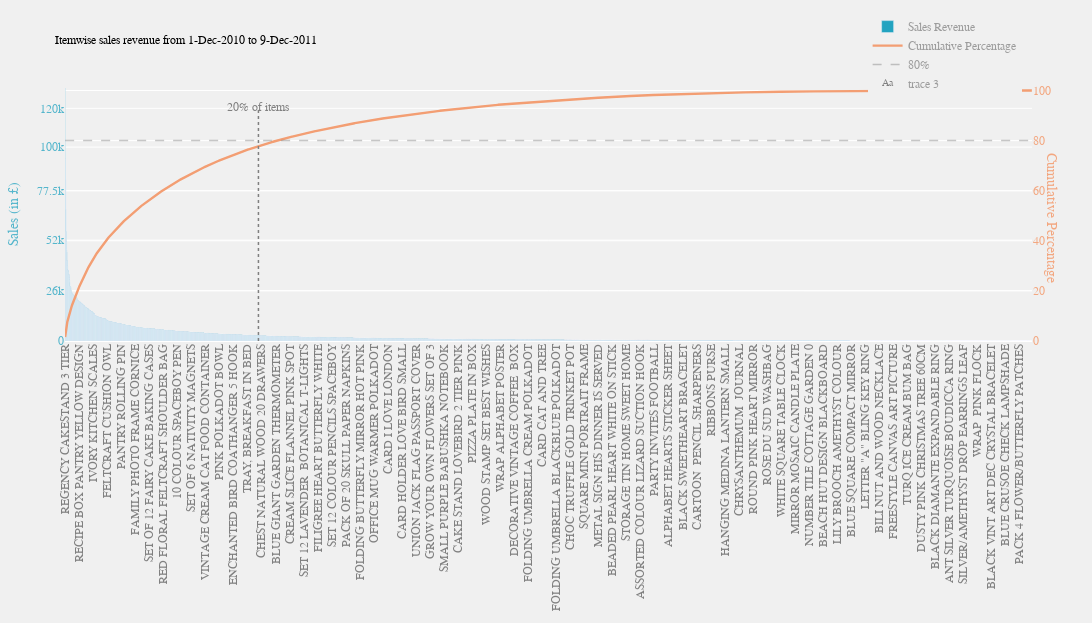

This figure's notebook cell:
### Code cell
# Graphical representation of Pareto Principle
pareto_df['demarcation'] = 80

trace1 = Bar(x=pareto_df.Description,y=pareto_df.TotalPrice, name='Sales Revenue', marker=dict(color='rgb(34,163,192)'))
trace2 = Scatter(
    x=pareto_df.Description,
    y=pareto_df.cumulative_perc,
    name='Cumulative Percentage',
    yaxis='y2',
    line=dict(
        color='rgb(243,158,115)',
        width=2.4
       )
)
trace3 = Scatter(
    x=pareto_df.Description,
    y=pareto_df.demarcation,
    name='80%',
    yaxis='y2',
    line=dict(
        color='rgba(128,128,128,.45)',
        dash = 'dash',
        width=1.5
       )
)
trace4 = Scatter(
    x=[pareto_df.head(pareto_threshold).tail(1).Description],
    y=[120000],
    text=['20% of items'],
    mode='text',
)

data = [trace1, trace2, trace3, trace4]

layout = Layout(title='Itemwise sales revenue from 1-Dec-2010 to 9-Dec-2011', 
                titlefont=dict(color='black', family='Balto, sans-serif', size=12), 
                font=Font(color='rgb(128,128,128)', family='Balto, sans-serif', size=12), width=1500, height=623, 
                paper_bgcolor='rgb(240, 240, 240)', plot_bgcolor='rgb(240, 240, 240)', hovermode='closest', 
                margin=dict(b=250,l=60,r=60,t=65), showlegend=True, 
                legend=dict(x=.83, y=1.3, font=dict(family='Balto, sans-serif', size=12, color='rgba(128,128,128,.75)'),),
                annotations=[ dict(text="Cumulative Percentage", showarrow=False, xref="paper", yref="paper", textangle=90, 
                                   x=1.029, y=.75, font=dict(family='Balto, sans-serif', size=14, color='rgba(243,158,115,.9)'),
                                  )], 
                shapes=[{'type':'line', 'x0':pareto_threshold,'y0':0,'x1':pareto_threshold,'y1':120000,
                         'line':{'color':'rgb(128,128,128,.45)','dash':'dot','width': 1.5}}],
                xaxis=dict(tickangle=-90), 
                yaxis=dict(title='Sales (in £)', range=[0,130500], 
                                                      tickfont=dict(color='rgba(34,163,192,.75)'),
                                                      tickvals = [0,26000,52000,77500,100000,120000], 
                                                      titlefont=dict(family='Balto, sans-serif', size=14,
                                                                     color='rgba(34,163,192,.75)')), 
                yaxis2=dict(range=[0,101], tickfont=dict(color='rgba(243,158,115,.9)'), tickvals = [0,20,40,60,80,100],
                            overlaying='y', side='right'))

fig = dict(data=data, layout=layout)
iplot(fig)

### Figure 1 — Plotly figure (JSON) as saved in the notebook; plotly's stock layout.template omitted (floating-point values rounded to 4 significant figures; data arrays with more than 128 entries replaced by an {"elided": "..."} marker saying what was removed)
{"data": [{"marker": {"color": "rgb(34,163,192)"}, "name": "Sales Revenue", "x": {"elided": "3652 str values"}, "y": {"elided": "3652 float values"}, "type": "bar"}, {"line": {"color": "rgb(243,158,115)", "width": 2.4}, "name": "Cumulative Percentage", "x": {"elided": "3652 str values"}, "y": {"elided": "3652 float values"}, "yaxis": "y2", "type": "scatter"}, {"line": {"color": "rgba(128,128,128,.45)", "dash": "dash", "width": 1.5}, "name": "80%", "x": {"elided": "3652 str values"}, "y": {"elided": "3652 int values"}, "yaxis": "y2", "type": "scatter"}, {"mode": "text", "text": ["20% of items"], "x": [["RETRO COFFEE MUGS ASSORTED"]], "y": [120000], "type": "scatter"}], "layout": {"annotations": [{"font": {"color": "rgba(243,158,115,.9)", "family": "Balto, sans-serif", "size": 14}, "showarrow": false, "text": "Cumulative Percentage", "textangle": 90, "x": 1.029, "xref": "paper", "y": 0.75, "yref": "paper"}], "font": {"color": "rgb(128,128,128)", "family": "Balto, sans-serif", "size": 12}, "height": 623, "hovermode": "closest", "legend": {"font": {"color": "rgba(128,128,128,.75)", "family": "Balto, sans-serif", "size": 12}, "x": 0.83, "y": 1.3}, "margin": {"b": 250, "l": 60, "r": 60, "t": 65}, "paper_bgcolor": "rgb(240, 240, 240)", "plot_bgcolor": "rgb(240, 240, 240)", "shapes": [{"line": {"color": "rgb(128,128,128,.45)", "dash": "dot", "width": 1.5}, "type": "line", "x0": 730, "x1": 730, "y0": 0, "y1": 120000}], "showlegend": true, "title": {"font": {"color": "black", "family": "Balto, sans-serif", "size": 12}, "text": "Itemwise sales revenue from 1-Dec-2010 to 9-Dec-2011"}, "width": 1500, "xaxis": {"tickangle": -90}, "yaxis": {"range": [0, 130500], "tickfont": {"color": "rgba(34,163,192,.75)"}, "tickvals": [0, 26000, 52000, 77500, 100000, 120000], "title": {"font": {"color": "rgba(34,163,192,.75)", "family": "Balto, sans-serif", "size": 14}, "text": "Sales (in £)"}}, "yaxis2": {"overlaying": "y", "range": [0, 101], "side": "right", "tickfont": {"color": "rgba(243,158,115,.9)"}, "tickvals": [0, 20, 40, 60, 80, 100]}}}
